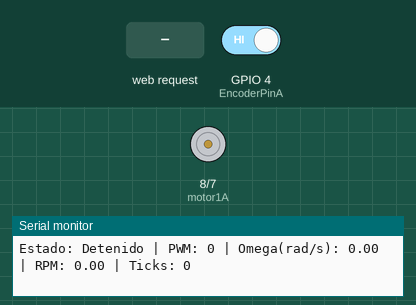
Bench run of a sketch on a simulated ESP32-S3. On the bench: motor-driver pin pairs drawn as motors (green arrow = first pin HIGH = forward, orange = second pin HIGH = backward, longer = more drive), the last lines printed to the serial monitor. The test bench sets the inputs (shaded band); at power-on: GPIO 4 (EncoderPinA) HIGH. WiFi joins after 1.5 s; servers stay silent unless stated.

Above: at 3.2 s.
3.3 s: HTTP request GET /forward500 received
At 3.9 s:
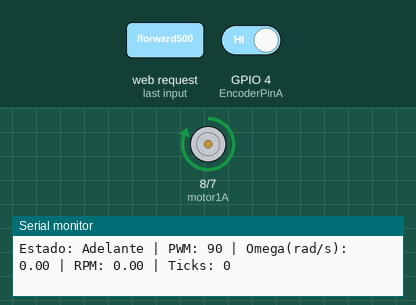
4.8 s: HTTP request GET /backward500 received
At 6.0 s:
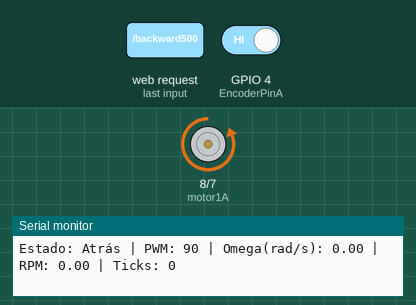
6.3 s: HTTP request GET /forward2000 received
At 6.9 s:
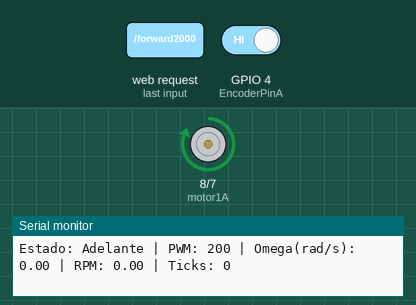
7.8 s: HTTP request GET /backward2000 received
At 9.1 s:
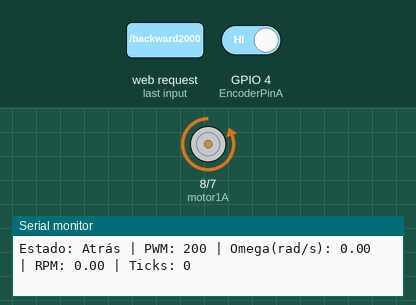
Timing chart, 0 to 10.3 s (numbered marks = the images above; inputs shaded):
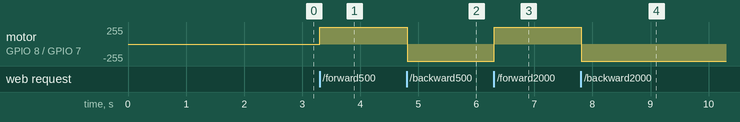

The sketch:

codigo_leer_encoders.ino
```cpp
#include <WiFi.h>
#include <ESPAsyncWebServer.h>

// =========================
// WiFi
// =========================
const char *ssid = "SSID-HERE";
const char *password = "PASSWORD-HERE";

AsyncWebServer server(80);

// =========================
// Pines del encoder
// =========================
#define EncoderPinA 4
#define EncoderPinB 5

volatile long ticksEncoder1 = 0;

// =========================
// Pines del motor
// =========================
#define motor1A 8
#define motor1B 7
#define motor1_PWM 9

// =========================
// Configuración PWM
// =========================
// En ESP32 normalmente es mejor usar LEDC
const int pwmChannel = 0;
const int pwmFreq = 20000;
const int pwmResolution = 8;   // rango 0 a 255

const int PWM_BAJO = 90;
const int PWM_ALTO = 200;

// =========================
// Variables de velocidad
// =========================
unsigned long tAnterior = 0;
const unsigned long periodo = 100;   // ms

float omega = 0.0;
float rpm = 0.0;

long ticksPrevios = 0;

String estadoMotor = "Detenido";
int pwmActual = 0;

// =========================
// ISR encoder
// =========================
void IRAM_ATTR Encoder1A_ISR() {
  if (digitalRead(EncoderPinB) == HIGH) {
    ticksEncoder1++;
  } else {
    ticksEncoder1--;
  }
}

// =========================
// Funciones de motor
// =========================
void motorAdelante(int pwm) {
  digitalWrite(motor1A, HIGH);
  digitalWrite(motor1B, LOW);
  estadoMotor = "Adelante";
  pwmActual = pwm;
}

void motorAtras(int pwm) {
  digitalWrite(motor1A, LOW);
  digitalWrite(motor1B, HIGH);
  estadoMotor = "Atrás";
  pwmActual = pwm;
}

void motorDetener() {
  digitalWrite(motor1A, LOW);
  digitalWrite(motor1B, LOW);
  estadoMotor = "Detenido";
  pwmActual = 0;
}

// =========================
// Página web
// =========================
String paginaHTML() {
  long ticksCopia;
  noInterrupts();
  ticksCopia = ticksEncoder1;
  interrupts();

  String html = "<!DOCTYPE html><html><head>";
  html += "<meta charset='UTF-8'>";
  html += "<meta name='viewport' content='width=device-width, initial-scale=1.0'>";
  html += "<meta http-equiv='refresh' content='2'>";
  html += "<title>Control Motor DC</title>";
  html += "</head><body>";

  html += "<h1>Control Motor DC por WiFi</h1>";
  html += "<p><a href=\"/forward500\"><button>Adelante baja</button></a></p>";
  html += "<p><a href=\"/forward2000\"><button>Adelante alta</button></a></p>";
  html += "<p><a href=\"/backward500\"><button>Atras baja</button></a></p>";
  html += "<p><a href=\"/backward2000\"><button>Atras alta</button></a></p>";
  html += "<p><a href=\"/stop\"><button>Detener</button></a></p>";

  html += "<hr>";
  html += "<p><b>Estado:</b> " + estadoMotor + "</p>";
  html += "<p><b>PWM actual:</b> " + String(pwmActual) + "</p>";
  html += "<p><b>Ticks acumulados:</b> " + String(ticksCopia) + "</p>";
  html += "<p><b>RPM:</b> " + String(rpm, 2) + "</p>";
  html += "<p><b>Omega:</b> " + String(omega, 2) + " rad/s</p>";

  html += "</body></html>";
  return html;
}

void setup() {
  Serial.begin(115200);

  // =========================
  // Configuración del encoder
  // =========================
  pinMode(EncoderPinA, INPUT_PULLUP);
  pinMode(EncoderPinB, INPUT_PULLUP);

  attachInterrupt(digitalPinToInterrupt(EncoderPinA), Encoder1A_ISR, RISING);

  tAnterior = millis();

  // =========================
  // Configuración del motor
  // =========================
  pinMode(motor1A, OUTPUT);
  pinMode(motor1B, OUTPUT);


  motorDetener();

  // =========================
  // Conexión WiFi
  // =========================
  WiFi.begin(ssid, password);
  while (WiFi.status() != WL_CONNECTED) {
    delay(1000);
    Serial.println("Connecting to WiFi...");
  }

  Serial.println("Connected to WiFi");
  Serial.println("");
  Serial.print("Connected to ");
  Serial.println(ssid);
  Serial.print("IP address: http://");
  Serial.println(WiFi.localIP());

  // =========================
  // Rutas del servidor - Ni idea si asi es como lo vamos a hacer.
  // =========================
  server.on("/", HTTP_GET, [](AsyncWebServerRequest *request) {
    request->send(200, "text/html", paginaHTML());
  });

  server.on("/forward500", HTTP_GET, [](AsyncWebServerRequest *request) {
    motorAdelante(PWM_BAJO);
    request->send(200, "text/html", paginaHTML());
  });

  server.on("/forward2000", HTTP_GET, [](AsyncWebServerRequest *request) {
    motorAdelante(PWM_ALTO);
    request->send(200, "text/html", paginaHTML());
  });

  server.on("/backward500", HTTP_GET, [](AsyncWebServerRequest *request) {
    motorAtras(PWM_BAJO);
    request->send(200, "text/html", paginaHTML());
  });

  server.on("/backward2000", HTTP_GET, [](AsyncWebServerRequest *request) {
    motorAtras(PWM_ALTO);
    request->send(200, "text/html", paginaHTML());
  });

  server.on("/stop", HTTP_GET, [](AsyncWebServerRequest *request) {
    motorDetener();
    request->send(200, "text/html", paginaHTML());
  });

  server.begin();
}

void loop() {
  unsigned long tActual = millis();

  if (tActual - tAnterior >= periodo) {
    long ticksActuales;

    noInterrupts();
    ticksActuales = ticksEncoder1;
    interrupts();

    long deltaTicks = ticksActuales - ticksPrevios;
    float dt = (tActual - tAnterior) / 1000.0;

    ticksPrevios = ticksActuales;
    tAnterior = tActual;

    float vueltas = deltaTicks / 12.0;   // 12 pulsos = 1 vuelta
    omega = (vueltas * 2.0 * PI) / dt;
    rpm = (vueltas / dt) * 60.0;

    Serial.print("Estado: ");
    Serial.print(estadoMotor);
    Serial.print(" | PWM: ");
    Serial.print(pwmActual);
    Serial.print(" | Omega(rad/s): ");
    Serial.print(omega);
    Serial.print(" | RPM: ");
    Serial.print(rpm);
    Serial.print(" | Ticks: ");
    Serial.println(ticksActuales);
  }

  // =========================
  // Control por ticks
  // =========================
  // Esto estaba antes, lo dejo por si acaso
  //if (ticksEncoder1 >= 1800) {
  //  motorAtras(PWM_BAJO);
  //}
  //else if (ticksEncoder1 <= -1800) {
  //  motorAdelante(PWM_BAJO);
  //}
  //*/

  delay(20);
}
```

Measured:
- after the input at 3.3 s, motor on GPIO 8 (motor1A) / GPIO 7 (motor1B): stopped → forward 255/255 at once
- after the input at 4.8 s, motor on GPIO 8 (motor1A) / GPIO 7 (motor1B): forward 255/255 → backward 255/255 at once
- after the input at 6.3 s, motor on GPIO 8 (motor1A) / GPIO 7 (motor1B): backward 255/255 → forward 255/255 at once
- after the input at 7.8 s, motor on GPIO 8 (motor1A) / GPIO 7 (motor1B): forward 255/255 → backward 255/255 at once
